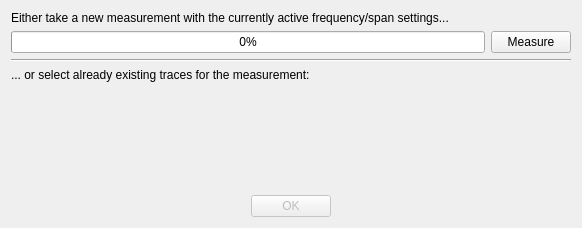
<?xml version="1.0" encoding="UTF-8"?>
<ui version="4.0">
 <class>DeembeddingMeasurementDialog</class>
 <widget class="QDialog" name="DeembeddingMeasurementDialog">
  <property name="windowModality">
   <enum>Qt::ApplicationModal</enum>
  </property>
  <property name="geometry">
   <rect>
    <x>0</x>
    <y>0</y>
    <width>582</width>
    <height>228</height>
   </rect>
  </property>
  <property name="windowTitle">
   <string>De-embedding Measurement</string>
  </property>
  <property name="modal">
   <bool>true</bool>
  </property>
  <layout class="QVBoxLayout" name="verticalLayout_2">
   <item>
    <widget class="QLabel" name="label">
     <property name="text">
      <string>Either take a new measurement with the currently active frequency/span settings...</string>
     </property>
    </widget>
   </item>
   <item>
    <layout class="QHBoxLayout" name="horizontalLayout" stretch="1,0">
     <item>
      <widget class="QProgressBar" name="progress">
       <property name="value">
        <number>0</number>
       </property>
      </widget>
     </item>
     <item>
      <widget class="QPushButton" name="bMeasure">
       <property name="text">
        <string>Measure</string>
       </property>
      </widget>
     </item>
    </layout>
   </item>
   <item>
    <widget class="Line" name="line">
     <property name="orientation">
      <enum>Qt::Horizontal</enum>
     </property>
    </widget>
   </item>
   <item>
    <widget class="QLabel" name="label_2">
     <property name="text">
      <string>... or select already existing traces for the measurement:</string>
     </property>
    </widget>
   </item>
   <item>
    <layout class="QHBoxLayout" name="horizontalLayout_2" stretch="0">
     <item>
      <layout class="QVBoxLayout" name="verticalLayout" stretch="1,0">
       <item>
        <spacer name="verticalSpacer">
         <property name="orientation">
          <enum>Qt::Vertical</enum>
         </property>
         <property name="sizeHint" stdset="0">
          <size>
           <width>20</width>
           <height>40</height>
          </size>
         </property>
        </spacer>
       </item>
       <item>
        <widget class="QDialogButtonBox" name="buttonBox">
         <property name="enabled">
          <bool>false</bool>
         </property>
         <property name="orientation">
          <enum>Qt::Vertical</enum>
         </property>
         <property name="standardButtons">
          <set>QDialogButtonBox::Ok</set>
         </property>
        </widget>
       </item>
      </layout>
     </item>
    </layout>
   </item>
  </layout>
 </widget>
 <resources/>
 <connections/>
</ui>
